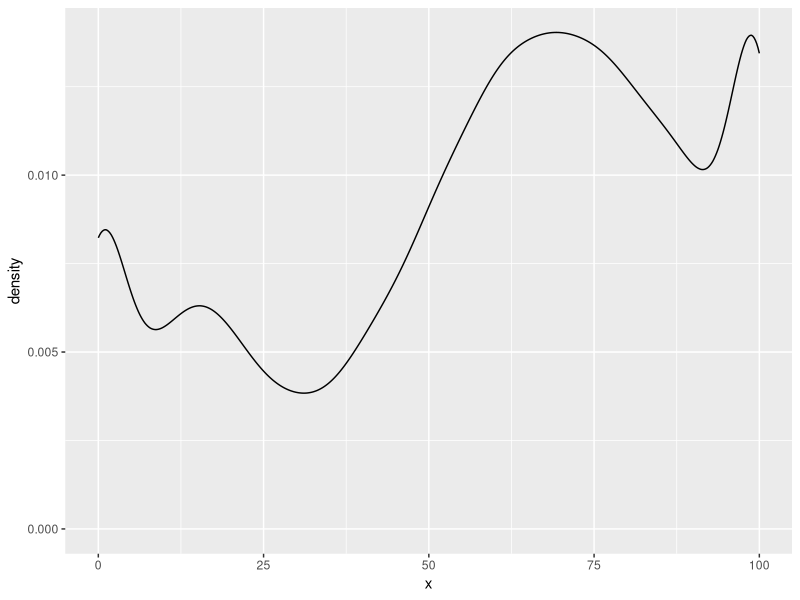

R code for this plot:
random_dist <- function(
  smash, 
  xmin = 0, xmax = 10, 
  ymin = 0, ymax = 10, 
  N = 10000
) {
  char_codes <- utf8ToInt(smash)
  seed_val <- 0
  for (code in char_codes) {
    seed_val <- (seed_val * 31 + code) %% 2147483647L
  }
  set.seed(as.integer(seed_val))

  num_modes <- sample(3:9, 1)

  xmeans <- runif(num_modes, xmin, xmax)
  ymeans <- runif(num_modes, ymin, ymax)

  scales_x <- runif(num_modes, (xmax - xmin)/25, (xmax - xmin)/4)
  scales_y <- runif(num_modes, (ymax - ymin)/25, (ymax - ymin)/4)

  rhos <- runif(num_modes, -0.85, 0.85)

  weights <- rexp(num_modes)
  weights <- weights / sum(weights)

  components <- sample(1:num_modes, N, replace = TRUE, prob = weights)
  
  xs <- numeric(N)
  ys <- numeric(N)

  for (k in 1:num_modes) {
    idx <- components == k
    nk <- sum(idx)
    if (nk == 0) next

    if (runif(1) < 0.4) {
      xs[idx] <- runif(nk, 
                       xmeans[k] - scales_x[k], 
                       xmeans[k] + scales_x[k])
      ys[idx] <- runif(nk, 
                       ymeans[k] - scales_y[k], 
                       ymeans[k] + scales_y[k])
    } else {
      covmat <- matrix(c(scales_x[k]^2, rhos[k]*scales_x[k]*scales_y[k],
                         rhos[k]*scales_x[k]*scales_y[k], scales_y[k]^2), 
                       nrow = 2)
      Z <- matrix(rnorm(nk * 2), nrow = nk, ncol = 2)
      U <- chol(covmat)
      scaled <- Z %*% U
      xs[idx] <- xmeans[k] + scaled[, 1]
      ys[idx] <- ymeans[k] + scaled[, 2]
    }
  }

  pmax(pmin(xs, xmax), xmin)
}

# ====================== 使用示例 ======================
# 脸滚键盘随便敲一串（越乱越好）
my_smash <- "coconut"

d <- random_dist(
  my_smash, 
  xmin = 0, xmax = 100, 
  ymin = -50, ymax = 50, 
  N = 20000
)

library(ggplot2)

ggplot(data.frame(x = d), aes(x = x)) + geom_density()
